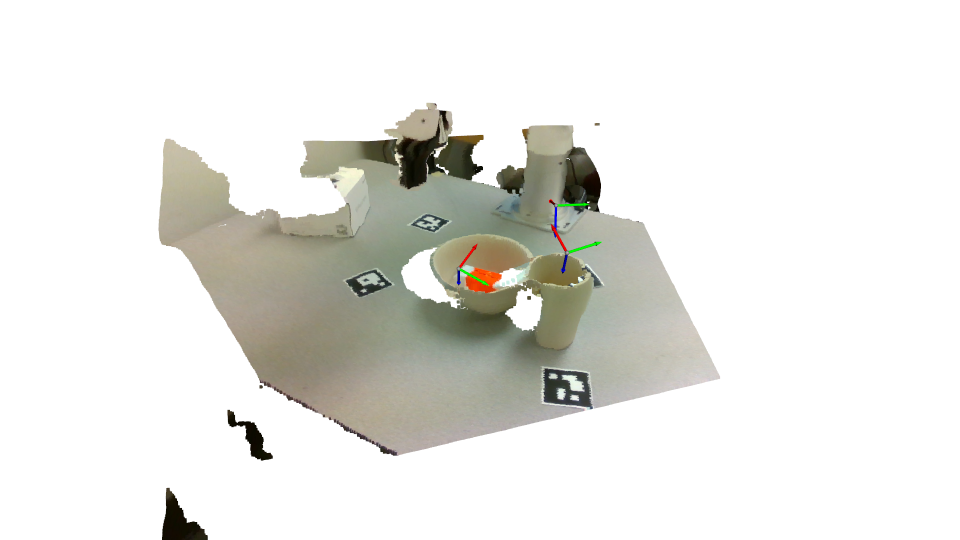
#> input picture all_grasp_lines.png, 1920 x 1080 px (shown at 1/2 size)
$ python -i rs_streamer.py   (imports and definitions only)
#> lines starting #> are read from the running program, lines starting #| are printed output that depends on the picture; after the words box and inside, x2 and y2 are one past the last pixel; in counts of white or black regions, pixels touching at a corner belong together
import pyrealsense2 as rs
import numpy as np
import cv2
from cv2 import aruco

class MarkSearch:

    def __init__(self):
        self.dictionary = aruco.getPredefinedDictionary(aruco.DICT_4X4_50)
        self.parameters =  aruco.DetectorParameters()

        self.detector = aruco.ArucoDetector(self.dictionary, self.parameters)

    def find_marker(self, frame):
        """
        Obtain marker id list from still image
        """
        # [28 lines of commented-out code are left out]
        HSV = cv2.cvtColor(frame,cv2.COLOR_BGR2HSV)
#> HSV: shape (1080, 1920, 3); mean H, S, V 20.3, 10.3, 231.7

        # 2- define the range of red
        lower=np.array([-10, 100, 100])
        upper=np.array([10, 255, 255])

        #check if the HSV of the frame is lower or upper red
        Red_mask = cv2.inRange(HSV,lower, upper)
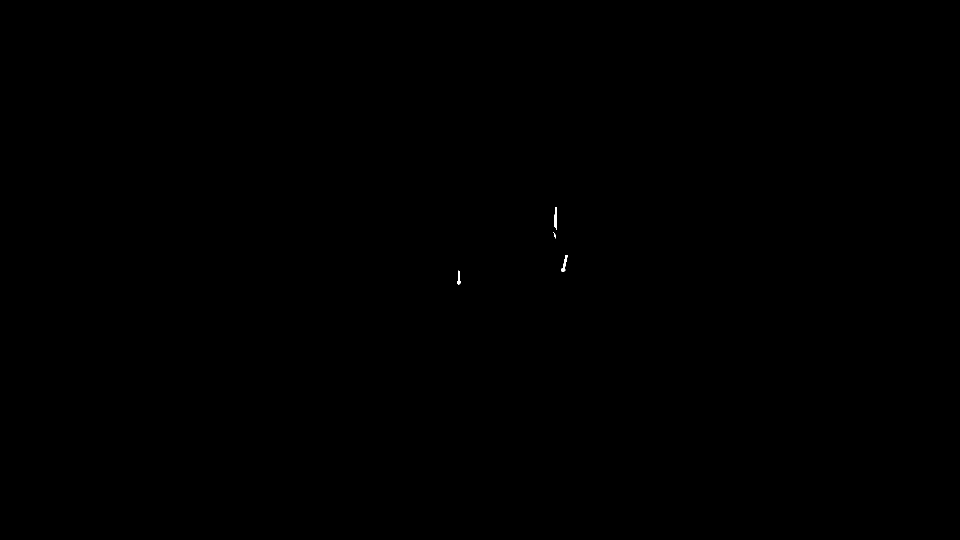
#> Red_mask: shape (1080, 1920) (shown at 1/2 size); 0.02% white; 4 white regions
        result = cv2.bitwise_and(frame, frame, mask = Red_mask)

        # Draw rectangular bounded line on the detected red area
        (contours, _) = cv2.findContours(Red_mask, cv2.RETR_TREE, cv2.CHAIN_APPROX_SIMPLE)
#> contours = 5 contours, 2 with area under 20; largest, box (x1, y1, x2, y2) and area: (1109, 414, 1114, 460) 137, (1122, 510, 1136, 544) 125, (914, 541, 921, 569) 62
        for _,contour in enumerate(contours):
            area = cv2.contourArea(contour)
            if(area > 300): #to remove the noise
                # Constructing the size of boxes to be drawn around the detected red area
                x,y,w,h = cv2.boundingRect(contour)
                #frame = cv2.rectangle(frame, (x, y), (x+w, y+h), (0, 0, 255), 2)
                frame = cv2.circle(frame, (int(x+ w/2),int(y+ h/2)), radius=5, color=(255, 0, 0), thickness=-1)

                u = int(x + w/2)
                v = int(y + h/2)
                return (u,v), frame
#> this loop made 5 passes
#> area on passes 1, 2, 5: 62.5, 125, 137
        return (None,None), None


class RealsenseStreamer():
    # [140 lines left out: functions __init__, deproject_pixel, capture_rgb, filter_depth, capture_rgbd, capture_rgbdpc, not called in this run]

    '''def seg_to_pc(self, segmap):
        """
        Convert depth and intrinsics to point cloud and optionally point cloud color
        :param depth: hxw depth map in m
        :param K: 3x3 Camera Matrix with intrinsics
        :returns: (Nx3 point cloud, point cloud color)
        """
        align_to = rs.stream.color
        align = rs.align(align_to)

        try:
            frames = self.pipeline.wait_for_frames()
            aligned_frames = align.process(frames)
            depth_frame = aligned_frames.get_depth_frame()
            color_frame = aligned_frames.get_color_frame()
            color_image_grb = np.asanyarray(color_frame.get_data())
            color_image = color_image_grb[:, :, ::-1]  # Real sense uses BGR but we want RGB

            depth_image = np.asanyarray(depth_frame.get_data())

            intrinsics = depth_frame.profile.as_video_stream_profile().intrinsics

            K = np.array([[intrinsics.fx, 0, intrinsics.ppx],
                        [0, intrinsics.fy, intrinsics.ppy],
                        [0, 0, 1]])

            print('depth shape: ', depth_image.shape)

            # Create a mask where depth is valid and segmap is non-zero
            mask = (depth_image > 0) & (segmap != 0)

            if not np.any(mask):  # Efficiently check if the mask is all False
                print("No valid points after masking (depth and segmentation).")
                return None, None

            # Get the indices where the mask is True
            y, x = np.where(mask)

            # Normalize the pixel coordinates
            normalized_x = (x.astype(np.float32) - K[0, 2]) / K[0, 0]
            normalized_y = (y.astype(np.float32) - K[1, 2]) / K[1, 1]

            # Get the depth values at the valid indices
            z = depth_image[y, x]

            # Calculate the world coordinates
            world_x = normalized_x * z
            world_y = normalized_y * z
            world_z = z

            # Get the RGB values at the valid indices
            pc_rgb = color_image[y, x, :]
            if np.max(pc_rgb) > 1.0:
                pc_rgb = pc_rgb / 255.0  # Normalize to [0, 1]


            # Stack the world coordinates to form the point cloud
            pc = np.vstack((world_x, world_y, world_z)).T
            if np.max(pc) > 1.0:
                pc = pc / 255.0
            return pc, pc_rgb, depth_frame

        except Exception as e:
            print(f"Error getting point cloud: {e}")
            return None, None, depth_frame'''

    def stop_stream(self):
        self.pipeline.stop()

    def show_image(self, image):
        cv2.imshow('img', image)
        cv2.waitKey(0)

# [14 lines not run here, left out]
        #cv2.imshow('img', np.hstack((depth_img, vis)))

>>> import cv2
>>> picture = cv2.cvtColor(cv2.imread('all_grasp_lines.png'), cv2.COLOR_BGR2RGB)
>>> result = MarkSearch().find_marker(picture)
